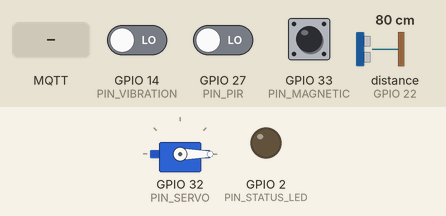
This program was run on a simulated ESP32. Shown: servo, output pins drawn as LEDs (lit = HIGH). Wiring (inferred from the names in the program): ultrasonic range finder: trigger GPIO 23; echo GPIO 22. The inputs (shaded band) are chosen by the test bench; at power-on: GPIO 14 (PIN_VIBRATION) LOW, GPIO 27 (PIN_PIR) LOW, GPIO 33 (PIN_MAGNETIC) HIGH, distance to the obstacle (sensor on GPIO 22) 80 cm. The echo pulse lasts 58.3 µs per cm; WiFi joins after 1.5 s; servers stay silent unless stated; the local clock reads 2024-03-15 10:24:30 at power-on unless the program sets it; no MQTT or app messages arrive unless stated; web services answer with replies made up by the test bench; pins used as bus, display or sensor lines are not drawn; what the program prints to the serial monitor is not drawn.

Above: at 2.9 s.
3.0 s: MQTT message "UNLOCK" arrives on the first subscribed topic
At 4.3 s:
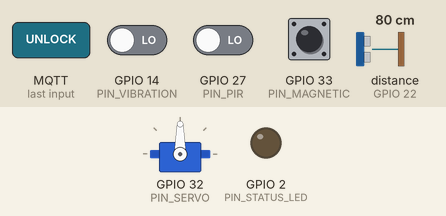
21.1 s: MQTT message "LOCK" arrives on the first subscribed topic
At 22.0 s:
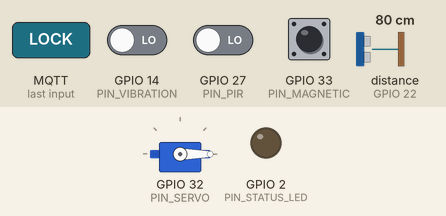
Timing chart, 0 to 23.6 s (numbered marks = the images above; inputs shaded):
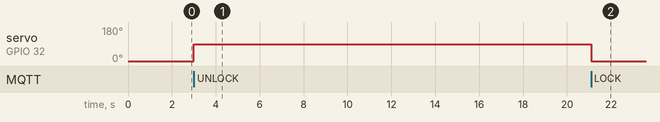

Measured:
- after the input at 3.0 s, servo on GPIO 32 (PIN_SERVO): 0° → 90° at once
- after the input at 21.1 s, servo on GPIO 32 (PIN_SERVO): 90° → 0° at once

The program:

main.cpp
```cpp
// ─────────────────────────────────────────────────────────────
//  Smart Door Security – ESP32 Firmware
//  Main entry point
//
//  Reads sensors, publishes changes to the backend via MQTT,
//  and reacts to backend commands (servo lock/unlock, LED).
// ─────────────────────────────────────────────────────────────

#include <Arduino.h>
#include "config.h"
#include "sensors.h"
#include "actuators.h"
#include "mqtt_handler.h"

// ──────────────────────────────────────────────
//  State tracking for debounce & edge detection
// ──────────────────────────────────────────────
static unsigned long lastPir        = 0;
static unsigned long lastVibration  = 0;
static unsigned long lastProximity  = 0;
static unsigned long lastHall       = 0;
static unsigned long lastUltrasonic = 0;
static unsigned long lastMotorRead  = 0;

// Track previous door state for edge detection (only publish on change)
static bool prevDoorOpen = false;
static bool doorStateInitialised = false;

// Track previous motor position (only publish on change)
static int prevMotorPos = -1;

// ──────────────────────────────────────────────
//  setup()
// ──────────────────────────────────────────────
void setup() {
    Serial.begin(115200);
    Serial.println("\n========================================");
    Serial.println("  Smart Door Security – ESP32");
    Serial.println("========================================\n");

    sensorsInit();
    actuatorsInit();
    mqttInit();

    // Read initial door state
    prevDoorOpen = magneticDoorOpen();
    doorStateInitialised = true;
    mqttPublish(prevDoorOpen ? TOPIC_MAGNETIC_OPEN : TOPIC_MAGNETIC_CLOSED, "");

    // Read initial motor position
    prevMotorPos = servoRead();
    char buf[8];
    snprintf(buf, sizeof(buf), "%d", prevMotorPos);
    mqttPublish(TOPIC_MOTOR, buf);

    Serial.println("[Main] Setup complete – entering loop\n");
}

// ──────────────────────────────────────────────
//  loop()
// ──────────────────────────────────────────────
void loop() {
    mqttLoop();       // handle MQTT keep-alive & reconnection
    ledUpdate();      // handle non-blocking LED flash timeout

    unsigned long now = millis();

    // ── PIR Motion Sensor ──────────────────────
    if (pirDetected() && (now - lastPir >= DEBOUNCE_PIR)) {
        lastPir = now;
        mqttPublish(TOPIC_PIR, "DETECTED");
    }

    // ── Vibration Sensor (intrusion detection) ─
    if (vibrationDetected() && (now - lastVibration >= DEBOUNCE_VIBRATION)) {
        lastVibration = now;
        mqttPublish(TOPIC_VIBRATION, "INTRUSION");
    }

    // ── Hall Effect Sensor (reserved – not in final circuit, code kept for future use) ─
    // if (hallDetected() && (now - lastHall >= DEBOUNCE_HALL)) {
    //     lastHall = now;
    //     mqttPublish(TOPIC_HALL, "DETECTED");
    // }

    // ── Ultrasonic Distance (periodic) ─────────
    //    Also handles proximity detection:
    //    if distance < threshold → publish to proximity topic
    if (now - lastUltrasonic >= ULTRASONIC_INTERVAL) {
        lastUltrasonic = now;

        float distanceCm = ultrasonicReadCm();
        if (distanceCm >= 0) {
            // Publish raw distance (e.g. "85.5") – backend parses as float
            char buf[16];
            snprintf(buf, sizeof(buf), "%.1f", distanceCm);
            mqttPublish(TOPIC_ULTRASONIC, buf);

            // Proximity detection via ultrasonic
            if (distanceCm < PROXIMITY_THRESHOLD_CM &&
                (now - lastProximity >= DEBOUNCE_PROXIMITY)) {
                lastProximity = now;
                mqttPublish(TOPIC_PROXIMITY, "DETECTED");
            }
        }
    }

    // ── Magnetic Reed Switch (edge-triggered) ──
    bool currentDoorOpen = magneticDoorOpen();
    if (doorStateInitialised && currentDoorOpen != prevDoorOpen) {
        prevDoorOpen = currentDoorOpen;
        mqttPublish(currentDoorOpen ? TOPIC_MAGNETIC_OPEN : TOPIC_MAGNETIC_CLOSED, "");
    }

    // ── Motor Position Reading (periodic) ──────
    if (now - lastMotorRead >= MOTOR_READ_INTERVAL) {
        lastMotorRead = now;

        int currentPos = servoRead();
        if (currentPos != prevMotorPos) {
            prevMotorPos = currentPos;
            char buf[8];
            snprintf(buf, sizeof(buf), "%d", currentPos);
            mqttPublish(TOPIC_MOTOR, buf);
        }
    }

    // Small yield to avoid watchdog resets on tight loops
    delay(10);
}
```

actuators.cpp
```cpp
#include "actuators.h"
#include "config.h"
#include <ESP32Servo.h>

// ──────────────────────────────────────────────
//  Internals
// ──────────────────────────────────────────────
static Servo doorServo;
static bool          ledFlashing   = false;
static unsigned long ledOffTime    = 0;

// ──────────────────────────────────────────────
//  Initialisation
// ──────────────────────────────────────────────
void actuatorsInit() {
    // Servo
    doorServo.attach(PIN_SERVO);
    doorServo.write(SERVO_LOCKED);       // start locked

    // LED
    pinMode(PIN_STATUS_LED, OUTPUT);
    digitalWrite(PIN_STATUS_LED, LOW);
}

// ──────────────────────────────────────────────
//  Servo
// ──────────────────────────────────────────────
void servoUnlock() {
    Serial.println("[Actuator] Servo → UNLOCKED (90°)");
    doorServo.write(SERVO_UNLOCKED);
}

void servoLock() {
    Serial.println("[Actuator] Servo → LOCKED (0°)");
    doorServo.write(SERVO_LOCKED);
}

int servoRead() {
    return doorServo.read();
}

// ──────────────────────────────────────────────
//  Status LED
// ──────────────────────────────────────────────
void ledOn() {
    digitalWrite(PIN_STATUS_LED, HIGH);
}

void ledOff() {
    digitalWrite(PIN_STATUS_LED, LOW);
    ledFlashing = false;
}

void ledFlash(unsigned long durationMs) {
    ledOn();
    ledFlashing = true;
    ledOffTime  = millis() + durationMs;
}

void ledUpdate() {
    if (ledFlashing && millis() >= ledOffTime) {
        ledOff();
    }
}
```

actuators.h
```cpp
#ifndef ACTUATORS_H
#define ACTUATORS_H

#include <Arduino.h>

/// Initialise servo and LED pins.
void actuatorsInit();

/// Move the servo to the UNLOCKED position (90°).
void servoUnlock();

/// Move the servo to the LOCKED position (0°).
void servoLock();

/// Read the current servo position in degrees using motor.read().
int servoRead();

/// Turn the status LED ON.
void ledOn();

/// Turn the status LED OFF.
void ledOff();

/// Flash the status LED for `durationMs` milliseconds (non-blocking).
/// Call `ledUpdate()` in loop() to manage timing.
void ledFlash(unsigned long durationMs);

/// Call this every loop() iteration to handle non-blocking LED flash timeout.
void ledUpdate();

#endif // ACTUATORS_H
```

mqtt_handler.cpp
```cpp
#include "mqtt_handler.h"
#include "config.h"
#include "actuators.h"
#include <WiFi.h>
#include <HTTPClient.h>
#include <time.h>
#include <sys/time.h>
#include <cstring>

// ──────────────────────────────────────────────
//  Internals
// ──────────────────────────────────────────────
static WiFiClient   wifiClient;
static PubSubClient client(wifiClient);
static unsigned long lastReconnectAttempt = 0;

// ──────────────────────────────────────────────
//  Time helpers (time-sync based evening check)
// ──────────────────────────────────────────────

/// Returns true if the current local time is in the "evening"
/// window (>= EVENING_HOUR or < MORNING_HOUR), i.e. dark hours.
/// Falls back to true if time isn't synced yet (safe default).
static bool isEvening() {
    struct tm timeinfo;
    if (!getLocalTime(&timeinfo)) {
        Serial.println("[Time] Time not synced yet - defaulting to evening=true");
        return true;   // safe default: activate LED if time unknown
    }
    int hour = timeinfo.tm_hour;
    return (hour >= EVENING_HOUR || hour < MORNING_HOUR);
}

// ──────────────────────────────────────────────
//  MQTT incoming message callback
//  Handles:
//    home/door/servo           → "UNLOCK" / "LOCK"
//    home/door/proximity_alert → "VISITOR_NEAR" (LED only after evening)
// ──────────────────────────────────────────────
static void mqttCallback(char* topic, byte* payload, unsigned int length) {
    // Null-terminate the payload so we can use string functions
    char msg[length + 1];
    memcpy(msg, payload, length);
    msg[length] = '\0';

    Serial.printf("[MQTT] ← %s  payload=\"%s\"\n", topic, msg);

    // ---- Door Servo Command ----
    if (strcmp(topic, TOPIC_SERVO) == 0) {
        if (strcmp(msg, "UNLOCK") == 0) {
            servoUnlock();
        } else if (strcmp(msg, "LOCK") == 0) {
            servoLock();
        } else {
            Serial.printf("[MQTT] Unknown servo command: %s\n", msg);
        }
        return;
    }

    // ---- Proximity Alert (LED indicator — evening only) ----
    if (strcmp(topic, TOPIC_PROXIMITY_ALERT) == 0) {
        if (strcmp(msg, "VISITOR_NEAR") == 0) {
            if (isEvening()) {
                Serial.println("[MQTT] Proximity alert → flashing LED (evening mode)");
                ledFlash(LED_FLASH_DURATION);
            } else {
                Serial.println("[MQTT] Proximity alert received but daytime – LED skipped");
            }
        }
        return;
    }
}

// ──────────────────────────────────────────────
//  WiFi connection (blocking)
// ──────────────────────────────────────────────
static void connectWiFi() {
    Serial.printf("[WiFi] Connecting to %s ", WIFI_SSID);
    WiFi.mode(WIFI_STA);
    WiFi.begin(WIFI_SSID, WIFI_PASSWORD);

    while (WiFi.status() != WL_CONNECTED) {
        Serial.print(".");
        delay(WIFI_RETRY_DELAY);
    }

    Serial.printf("\n[WiFi] Connected — IP: %s\n", WiFi.localIP().toString().c_str());
}

// ──────────────────────────────────────────────
//  HTTP time sync
// ──────────────────────────────────────────────
static bool initTimeFromHttp() {
    // Configure local timezone for getLocalTime()/localtime conversions.
    setenv("TZ", TZ_STRING, 1);
    tzset();

    HTTPClient http;
    http.setTimeout(8000);

    // User-requested endpoint.
    http.begin("http://worldtimeapi.org/api/ip");

    Serial.println("[Time] Fetching time from worldtimeapi.org ...");
    const int httpCode = http.GET();
    if (httpCode != HTTP_CODE_OK) {
        Serial.printf("[Time] HTTP GET failed (code=%d)\n", httpCode);
        http.end();
        return false;
    }

    const String body = http.getString();
    http.end();

    // Minimal JSON parse: extract "unixtime":<int>
    const int keyPos = body.indexOf("\"unixtime\":");
    if (keyPos < 0) {
        Serial.println("[Time] Response missing unixtime");
        return false;
    }

    int numStart = keyPos + (int)strlen("\"unixtime\":");
    while (numStart < (int)body.length() && body[numStart] == ' ') {
        numStart++;
    }

    int numEnd = numStart;
    while (numEnd < (int)body.length() && isDigit(body[numEnd])) {
        numEnd++;
    }
    if (numEnd == numStart) {
        Serial.println("[Time] Failed to parse unixtime");
        return false;
    }

    const long unixTime = body.substring(numStart, numEnd).toInt();
    if (unixTime <= 0) {
        Serial.println("[Time] Invalid unixtime value");
        return false;
    }

    timeval tv;
    tv.tv_sec = unixTime;
    tv.tv_usec = 0;
    settimeofday(&tv, nullptr);

    struct tm timeinfo;
    if (getLocalTime(&timeinfo)) {
        Serial.printf("[Time] Time synced via HTTP: %04d-%02d-%02d %02d:%02d:%02d\n",
                      timeinfo.tm_year + 1900, timeinfo.tm_mon + 1, timeinfo.tm_mday,
                      timeinfo.tm_hour, timeinfo.tm_min, timeinfo.tm_sec);
    } else {
        Serial.println("[Time] Time set but getLocalTime() still unavailable");
    }

    return true;
}

// ──────────────────────────────────────────────
//  MQTT (re)connection — non-blocking after initial
// ──────────────────────────────────────────────
static bool mqttReconnect() {
    Serial.printf("[MQTT] Connecting to %s:%d as %s … ", MQTT_BROKER, MQTT_PORT, MQTT_CLIENT_ID);

    if (client.connect(MQTT_CLIENT_ID)) {
        Serial.println("connected");

        // Subscribe to topics the backend publishes to
        client.subscribe(TOPIC_SERVO);
        client.subscribe(TOPIC_PROXIMITY_ALERT);
        Serial.println("[MQTT] Subscribed: " TOPIC_SERVO ", " TOPIC_PROXIMITY_ALERT);
        return true;
    }

    Serial.printf("failed (rc=%d)\n", client.state());
    return false;
}

// ──────────────────────────────────────────────
//  Public API
// ──────────────────────────────────────────────
void mqttInit() {
    connectWiFi();
    initTimeFromHttp();

    client.setServer(MQTT_BROKER, MQTT_PORT);
    client.setCallback(mqttCallback);
    client.setBufferSize(512);          // enough for any payload

    // Block until first MQTT connection succeeds
    while (!client.connected()) {
        if (mqttReconnect()) break;
        delay(MQTT_RECONNECT_DELAY);
    }
}

void mqttLoop() {
    // Reconnect WiFi if lost
    if (WiFi.status() != WL_CONNECTED) {
        Serial.println("[WiFi] Connection lost – reconnecting …");
        connectWiFi();
    }

    // Reconnect MQTT if lost (non-blocking retry with delay)
    if (!client.connected()) {
        unsigned long now = millis();
        if (now - lastReconnectAttempt >= MQTT_RECONNECT_DELAY) {
            lastReconnectAttempt = now;
            mqttReconnect();
        }
        return;  // skip loop() iteration if not connected
    }

    client.loop();
}

void mqttPublish(const char* topic, const char* payload) {
    if (!client.connected()) {
        Serial.printf("[MQTT] Not connected – cannot publish to %s\n", topic);
        return;
    }
    client.publish(topic, payload);
    Serial.printf("[MQTT] → %s  payload=\"%s\"\n", topic, payload);
}

PubSubClient& mqttClient() {
    return client;
}
```

mqtt_handler.h
```cpp
#ifndef MQTT_HANDLER_H
#define MQTT_HANDLER_H

#include <PubSubClient.h>

/// Initialise WiFi and MQTT. Blocks until WiFi is connected.
void mqttInit();

/// Call every loop() iteration — handles reconnection and MQTT keep-alive.
void mqttLoop();

/// Publish a string payload to the given topic (QoS 0, non-retained).
void mqttPublish(const char* topic, const char* payload);

/// Returns a reference to the underlying PubSubClient (for advanced use).
PubSubClient& mqttClient();

#endif // MQTT_HANDLER_H
```

sensors.cpp
```cpp
#include "sensors.h"
#include "config.h"

// ──────────────────────────────────────────────
//  Initialisation
// ──────────────────────────────────────────────
void sensorsInit() {
    pinMode(PIN_PIR,             INPUT);
    pinMode(PIN_VIBRATION,       INPUT);
    pinMode(PIN_ULTRASONIC_TRIG, OUTPUT);
    pinMode(PIN_ULTRASONIC_ECHO, INPUT);
    pinMode(PIN_HALL,            INPUT);
    pinMode(PIN_MAGNETIC,        INPUT_PULLUP);  // reed switch needs pull-up

    digitalWrite(PIN_ULTRASONIC_TRIG, LOW);      // ensure trigger starts LOW
}

// ──────────────────────────────────────────────
//  PIR (HC-SR501) — active HIGH
// ──────────────────────────────────────────────
bool pirDetected() {
    return digitalRead(PIN_PIR) == HIGH;
}

// ──────────────────────────────────────────────
//  Vibration (801S) — active HIGH
// ──────────────────────────────────────────────
bool vibrationDetected() {
    return digitalRead(PIN_VIBRATION) == HIGH;
}

// ──────────────────────────────────────────────
//  Ultrasonic (HC-SR04) — returns distance in cm
//  Also used for proximity detection (< threshold).
//  Returns -1.0 on timeout.
// ──────────────────────────────────────────────
float ultrasonicReadCm() {
    // Send 10 µs trigger pulse
    digitalWrite(PIN_ULTRASONIC_TRIG, LOW);
    delayMicroseconds(2);
    digitalWrite(PIN_ULTRASONIC_TRIG, HIGH);
    delayMicroseconds(10);
    digitalWrite(PIN_ULTRASONIC_TRIG, LOW);

    // Measure echo pulse duration (timeout after 30 ms ≈ ~500 cm)
    unsigned long duration = pulseIn(PIN_ULTRASONIC_ECHO, HIGH, 30000);

    if (duration == 0) {
        return -1.0f;   // timeout — no object in range
    }

    // Speed of sound ≈ 343 m/s → distance = duration(µs) / 58.0
    return (float)duration / 58.0f;
}

// ──────────────────────────────────────────────
//  Hall Effect Sensor
// ──────────────────────────────────────────────
bool hallDetected() {
    return digitalRead(PIN_HALL) == HIGH;
}

// ──────────────────────────────────────────────
//  Magnetic Reed Switch — door open when switch
//  is open (HIGH with pull-up = magnet away = door open)
// ──────────────────────────────────────────────
bool magneticDoorOpen() {
    return digitalRead(PIN_MAGNETIC) == HIGH;
}
```

sensors.h
```cpp
#ifndef SENSORS_H
#define SENSORS_H

#include <Arduino.h>

/// Initialise all sensor GPIO pins.
void sensorsInit();

/// Returns true when the PIR sensor detects motion (active HIGH).
bool pirDetected();

/// Returns true when the vibration sensor detects impact (active HIGH).
bool vibrationDetected();

/// Returns distance in cm from the HC-SR04 ultrasonic sensor.
/// Returns -1.0 if the reading timed out.
float ultrasonicReadCm();

/// Returns true when the Hall effect sensor detects a magnetic field change.
bool hallDetected();

/// Returns true when the magnetic reed switch indicates the door is OPEN.
/// (reed switch open = door open, since the magnet moves away)
bool magneticDoorOpen();

#endif // SENSORS_H
```

Source omitted: config.h (3843 bytes)
